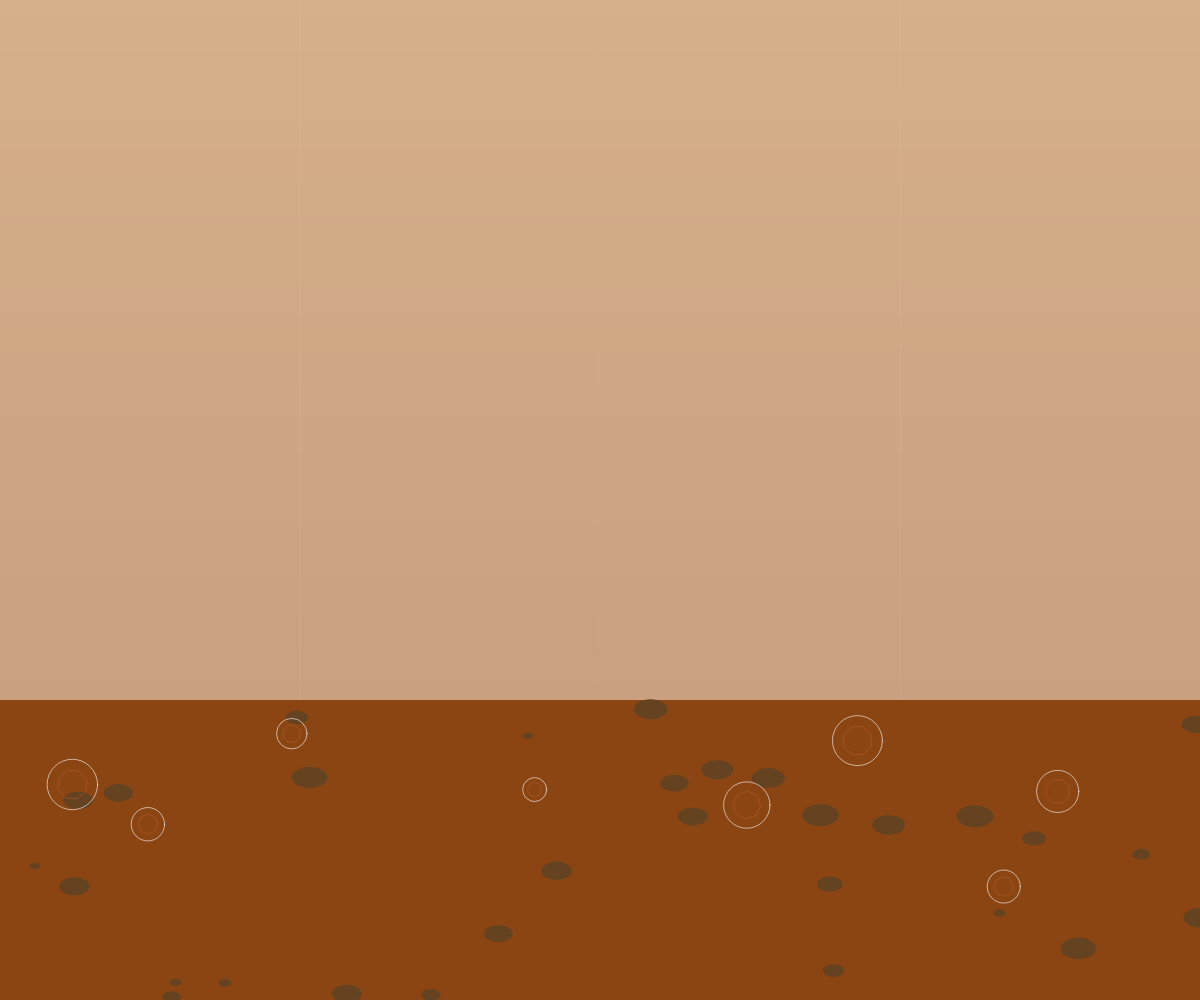
Frame 1 (no input)
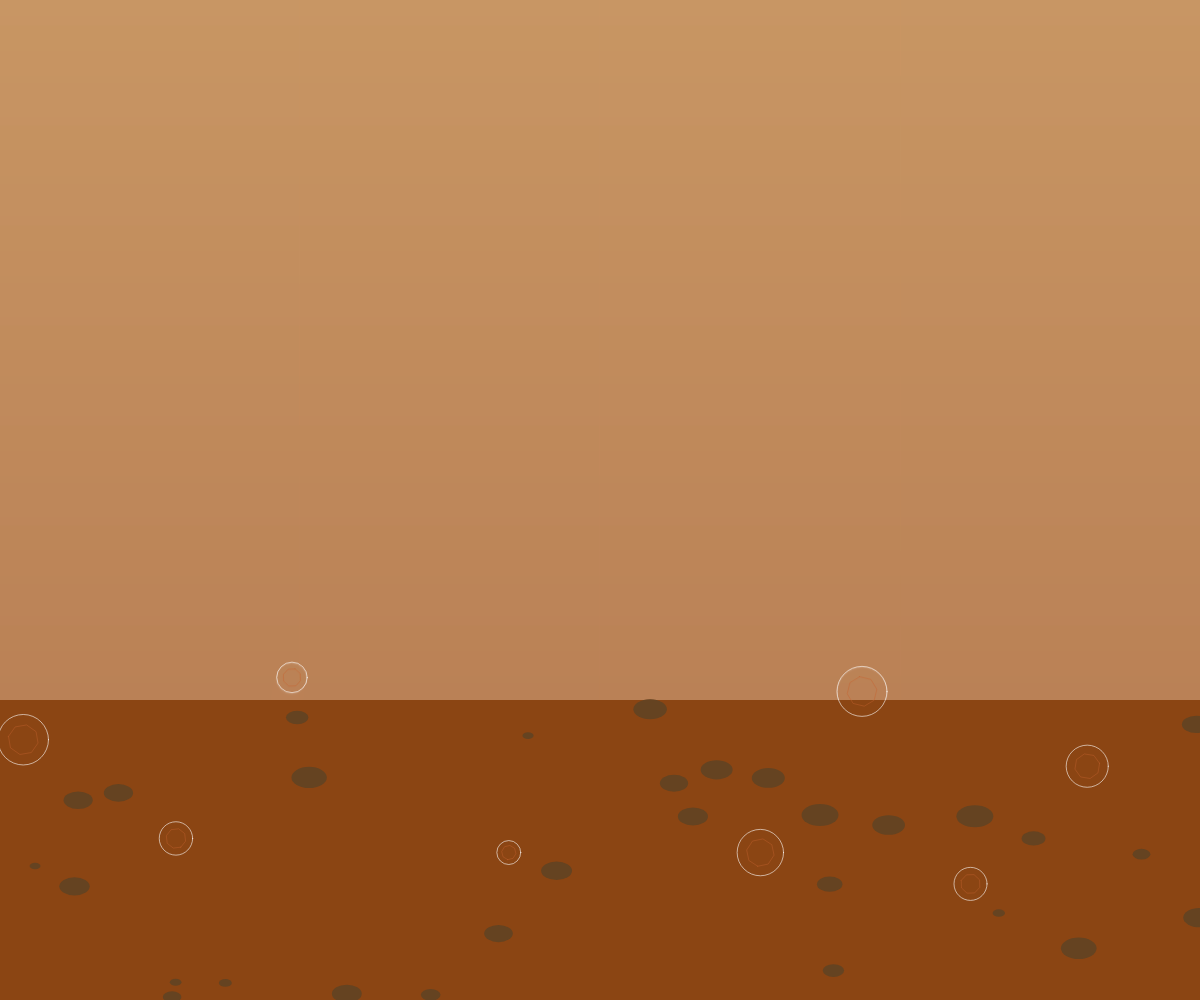
Frame 60 (no input)
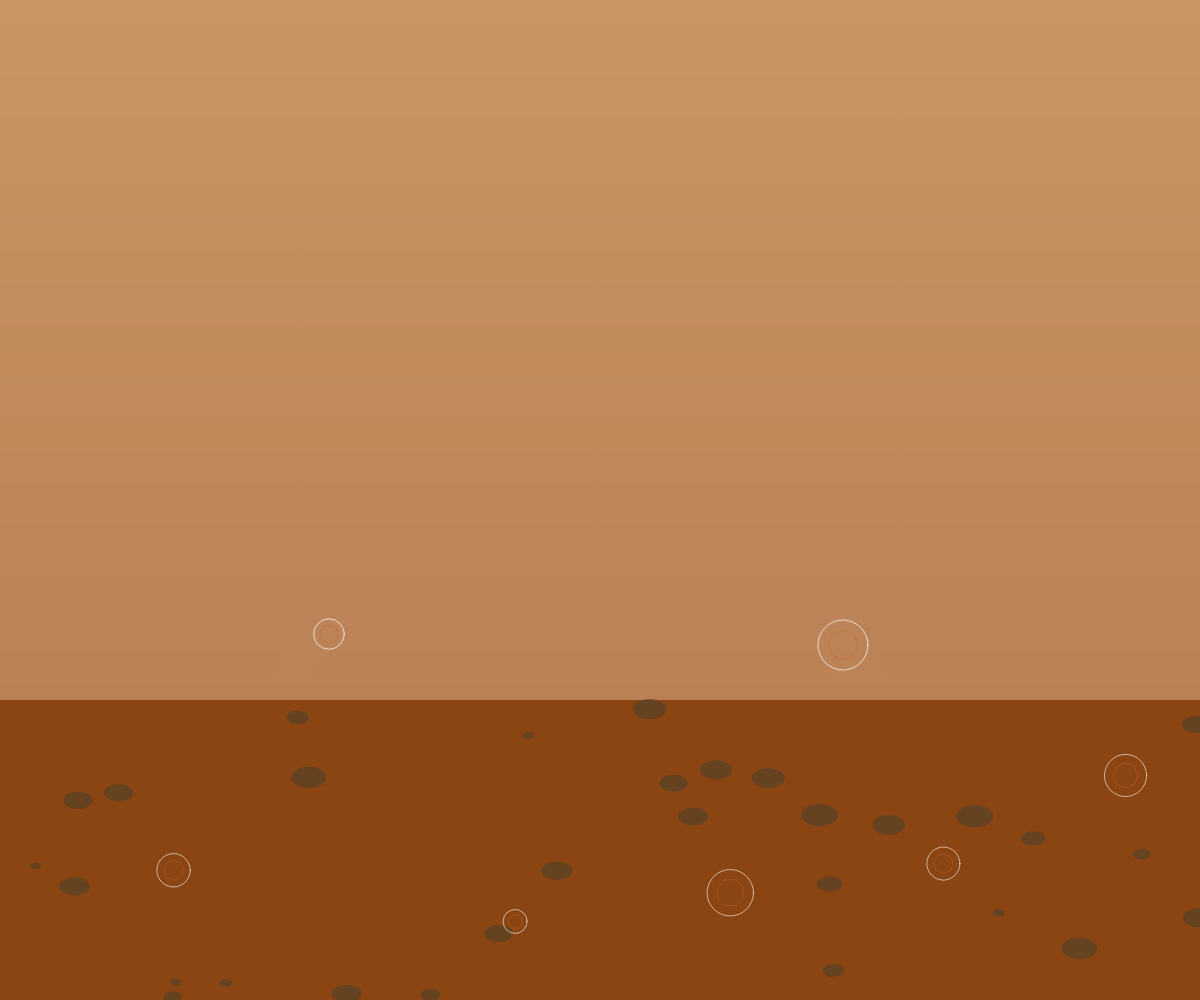
Frame 120 (the mouse pressed at the canvas centre since frame 60)

The p5.js sketch that drew these frames (run headless with seeded random() and noise() and a simulated clock; from frame 60 on, the mouse is pressed at the canvas centre):

// p5.js sketch
// ── sketch.js
let dustDevils = [];
let scrubShapes = [];

function setup() {
  createCanvas(windowWidth, windowHeight);
  colorMode(RGB);

  // Create dust devils
  for (let i = 0; i < 8; i++) {
    dustDevils.push({
      x: random(width),
      y: random(height * 0.7, height * 0.9),
      size: random(20, 60),
      speed: random(0.5, 1.5),
      angle: random(TWO_PI),
      sway: random(-0.02, 0.02)
    });
  }

  // Create scrub shapes
  for (let i = 0; i < 30; i++) {
    scrubShapes.push({
      x: random(width),
      y: random(height * 0.7, height),
      size: random(10, 40),
      sway: random(-0.01, 0.01)
    });
  }
}

function draw() {
  // Draw sky gradient
  for (let y = 0; y < height; y++) {
    let inter = map(y, 0, height, 0, 1);
    let c = lerpColor(color(200, 150, 100), color(180, 120, 80), inter);
    stroke(c);
    line(0, y, width, y);
  }

  // Draw ground
  fill(139, 69, 19); // Brown
  noStroke();
  rect(0, height * 0.7, width, height * 0.3);

  // Draw scrub shapes
  fill(101, 67, 33); // Darker brown
  for (let shape of scrubShapes) {
    shape.x += shape.sway;
    ellipse(shape.x, shape.y, shape.size, shape.size * 0.6);
  }

  // Draw dust devils
  for (let devil of dustDevils) {
    // Update position
    devil.x += cos(devil.angle) * devil.speed;
    devil.y += sin(devil.angle) * devil.speed;
    devil.angle += devil.sway;

    // Wrap around edges
    if (devil.x > width + 100) devil.x = -100;
    if (devil.x < -100) devil.x = width + 100;
    if (devil.y > height + 100) devil.y = -100;

    // Draw dust devil
    noFill();
    stroke(255, 255, 255, 150);
    strokeWeight(1);
    ellipse(devil.x, devil.y, devil.size);

    // Draw inner swirl
    stroke(200, 100, 50, 100);
    strokeWeight(1);
    beginShape();
    for (let i = 0; i < 8; i++) {
      let angle = map(i, 0, 8, 0, TWO_PI);
      let x = devil.x + cos(angle + devil.angle) * devil.size * 0.3;
      let y = devil.y + sin(angle + devil.angle) * devil.size * 0.3;
      vertex(x, y);
    }
    endShape(CLOSE);
  }
}

function windowResized() {
  resizeCanvas(windowWidth, windowHeight);
}
